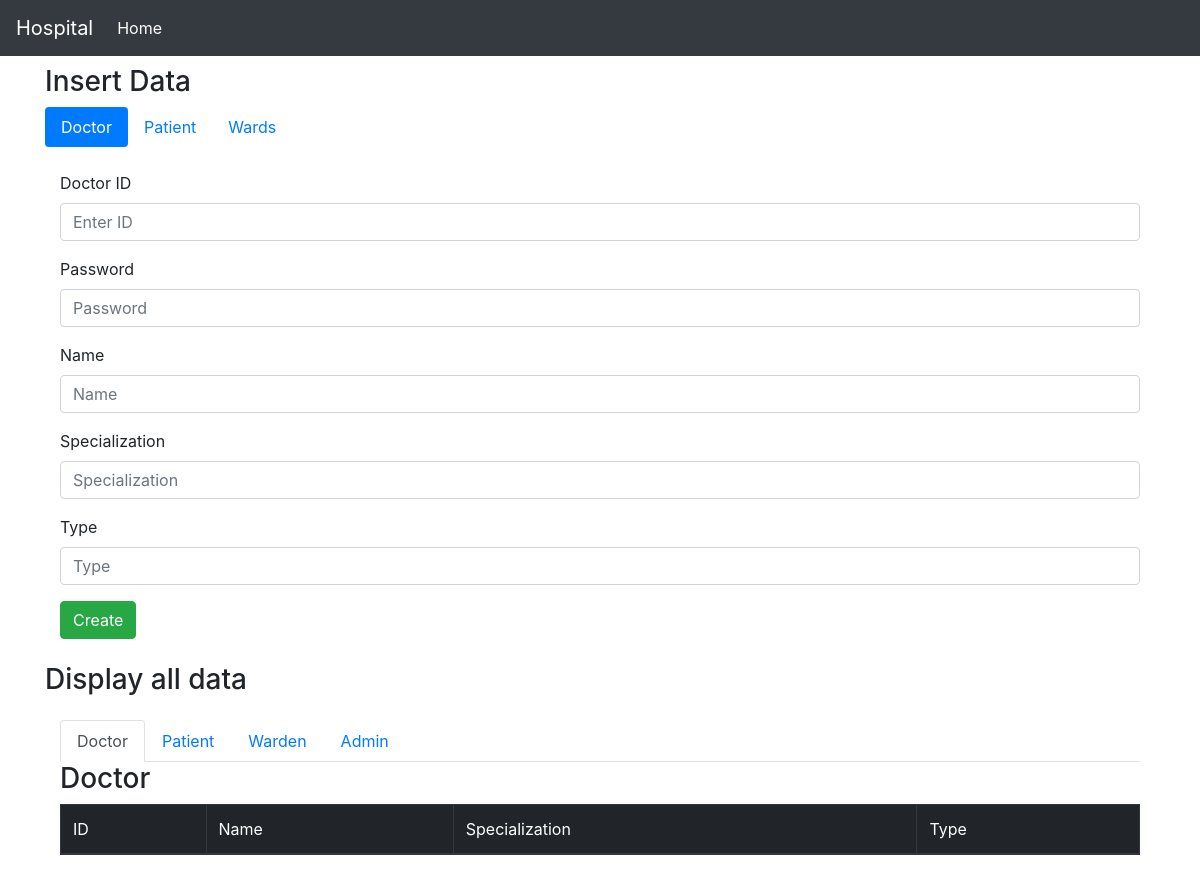
/admin, run on an earlier commit of the app's database.
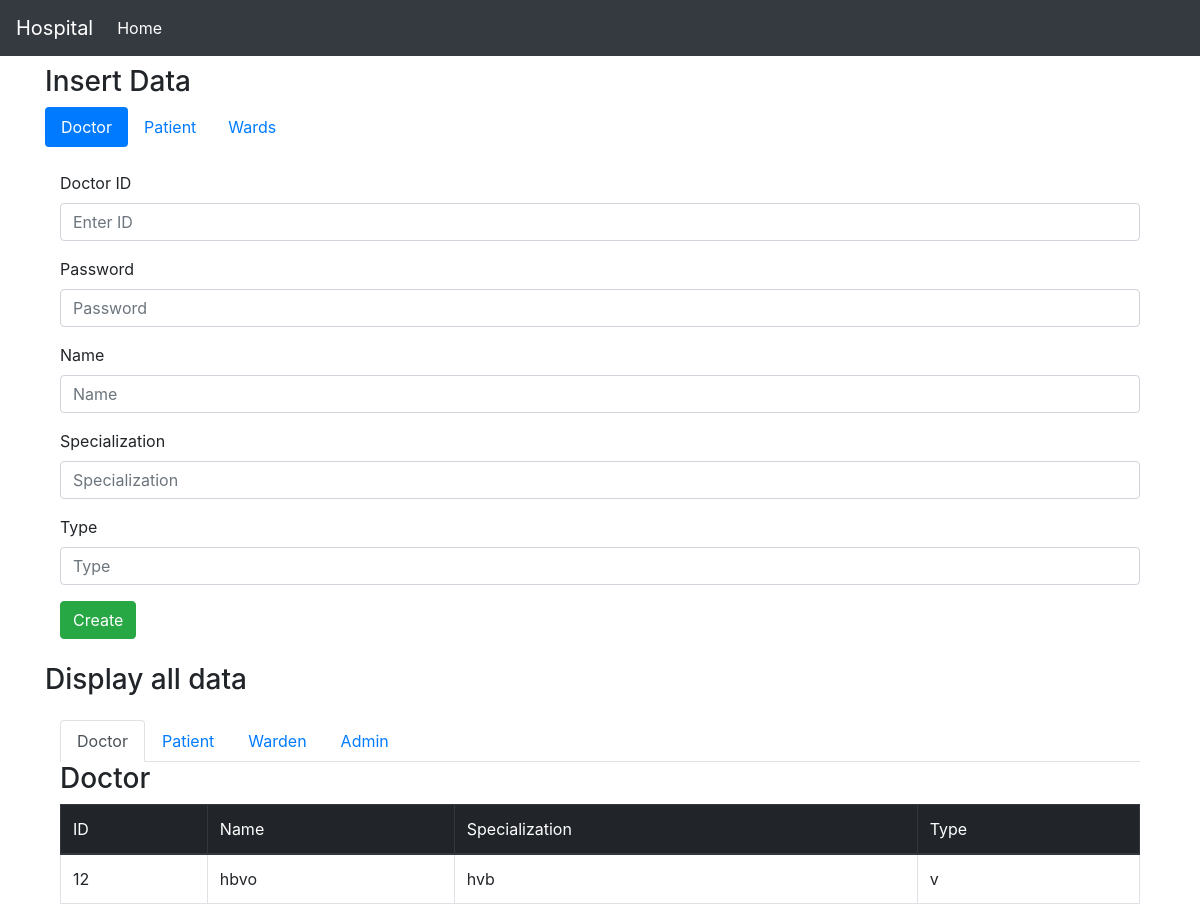
And on a later commit of the database.
### tables this page shows
CREATE TABLE DOCTOR
          (DOCTORID VARCHAR(20) PRIMARY KEY NOT NULL,
          DOCTORNAME VARCHAR(30) NOT NULL,
          SPECIALIZATION VARCHAR(20) NOT NULL,
          DOCTORTYPE VARCHAR (20) NOT NULL);

### index.py (the view)
@app.route("/admin")
def renderAdmin():
  doctorDetails = select_all_doctors()
  print(doctorDetails)
  return render_template("admin.html", doctorDetails=doctorDetails)

### database.py (called while the page is built)
def select_all_doctors(conn=conn):
  cur = conn.cursor()
  cur.execute("SELECT * FROM DOCTOR")
  rows = cur.fetchall()
  return rows

### templates/admin.html (shortened to what this page needs)
<!DOCTYPE html>
<html>
<head>
  <link href="https://stackpath.bootstrapcdn.com/bootstrap/4.1.3/css/bootstrap.min.css" rel="stylesheet"
>
</head>
<body>
  <nav class="navbar navbar-expand-lg navbar-dark bg-dark">
    <a class="navbar-brand" href="/">Hospital</a>
    <div class="collapse navbar-collapse" id="navbarNav">
      <ul class="navbar-nav">
        <li class="nav-item active">
          <a class="nav-link" href="/">Home <span class="sr-only">(current)</span></a>
        </li>
      </ul>
    </div>
  </nav>
  <nav class="container mt-2">
    <div id="error" class="col-12"></div>
    <h3>Insert Data</h3>
    <div class="nav nav-pills" id="nav-tab" role="tablist">
      <a class="nav-item nav-link active" id="nav-home-tab" data-toggle="tab" href="#nav-home" role="tab" aria-controls="nav-home"
        aria-selected="true">Doctor</a>
      <a class="nav-item nav-link" id="nav-profile-tab" data-toggle="tab" href="#nav-profile" role="tab" aria-controls="nav-profile"
        aria-selected="false">Patient</a>
      <a class="nav-item nav-link" id="nav-contact-tab" data-toggle="tab" href="#nav-contact" role="tab" aria-controls="nav-contact"
        aria-selected="false">Wards</a>
    </div>
  </nav>
  <div class="tab-content container" id="nav-tabContent">
    <div class="tab-pane fade show active" id="nav-home" role="tabpanel" aria-labelledby="nav-home-tab">
      <div class="container mt-4">
        <form id="form-doctor">
          <div class="form-group">
            <label for="id">Doctor ID</label>
            <input type="text" name="form-id-doctor" class="form-control" aria-describedby="emailHelp" placeholder="Enter ID">
          </div>
          <div class="form-group">
            <label for="password">Password</label>
            <input type="password" name="form-password-doctor" class="form-control" placeholder="Password">
          </div>
          <div class="form-group">
            <label for="password">Name</label>
            <input type="text" name="form-name-doctor" class="form-control" placeholder="Name">
          </div>
          <div class="form-group">
            <label for="password">Specialization</label>
            <input type="text" name="form-specialization-doctor" class="form-control" placeholder="Specialization">
          </div>
          <div class="form-group">
            <label for="password">Type</label>
            <input type="text" name="form-type-doctor" class="form-control" placeholder="Type">
          </div>
          <button class="btn btn-success" type="button" onclick="create('doctor')">Create</button>
        </form>
      </div>
    </div>
    <div class="mt-4">
      <h3>Display all data</h3>
      <nav class="container mt-4">
        <div class="nav nav-tabs" id="nav-tab" role="tablist">
          <a class="nav-item nav-link active" id="nav-home-tab" data-toggle="tab" href="#doctor-table" role="tab">Doctor</a>
          <a class="nav-item nav-link" id="nav-profile-tab" data-toggle="tab" href="#patient-table" role="tab">Patient</a>
          <a class="nav-item nav-link" id="nav-contact-tab" data-toggle="tab" href="#wards-table" role="tab">Warden</a>
          <a class="nav-item nav-link" id="nav-admin-tab" data-toggle="tab" href="#admin-table" role="tab">Admin</a>
        </div>
      </nav>
      <div class="tab-content container" id="nav-tabContent">
        <div class="tab-pane fade show active" id="doctor-table" role="tabpanel" ]>
          <h3>Doctor</h3>
          <table class="table table-bordered">
            <thead class="table-dark">
              <tr>
                <td>ID</td>
                <td>Name</td>
                <td>Specialization</td>
                <td>Type</td>
              </tr>
            </thead>
            {% for i in doctorDetails: %}
            <tr>
              <td>{{i[0]}}</td>
              <td>{{i[1]}}</td>
              <td>{{i[2]}}</td>
              <td>{{i[3]}}</td>
            </tr>
            {%endfor%}
          </table>
        </div>
      </div>
    </div>
  </div>
</body>
</html>

What changed in the data, as far as the page shows it:
added DOCTOR: DOCTORID "12", DOCTORNAME "hbvo", SPECIALIZATION "hvb", DOCTORTYPE "v"
